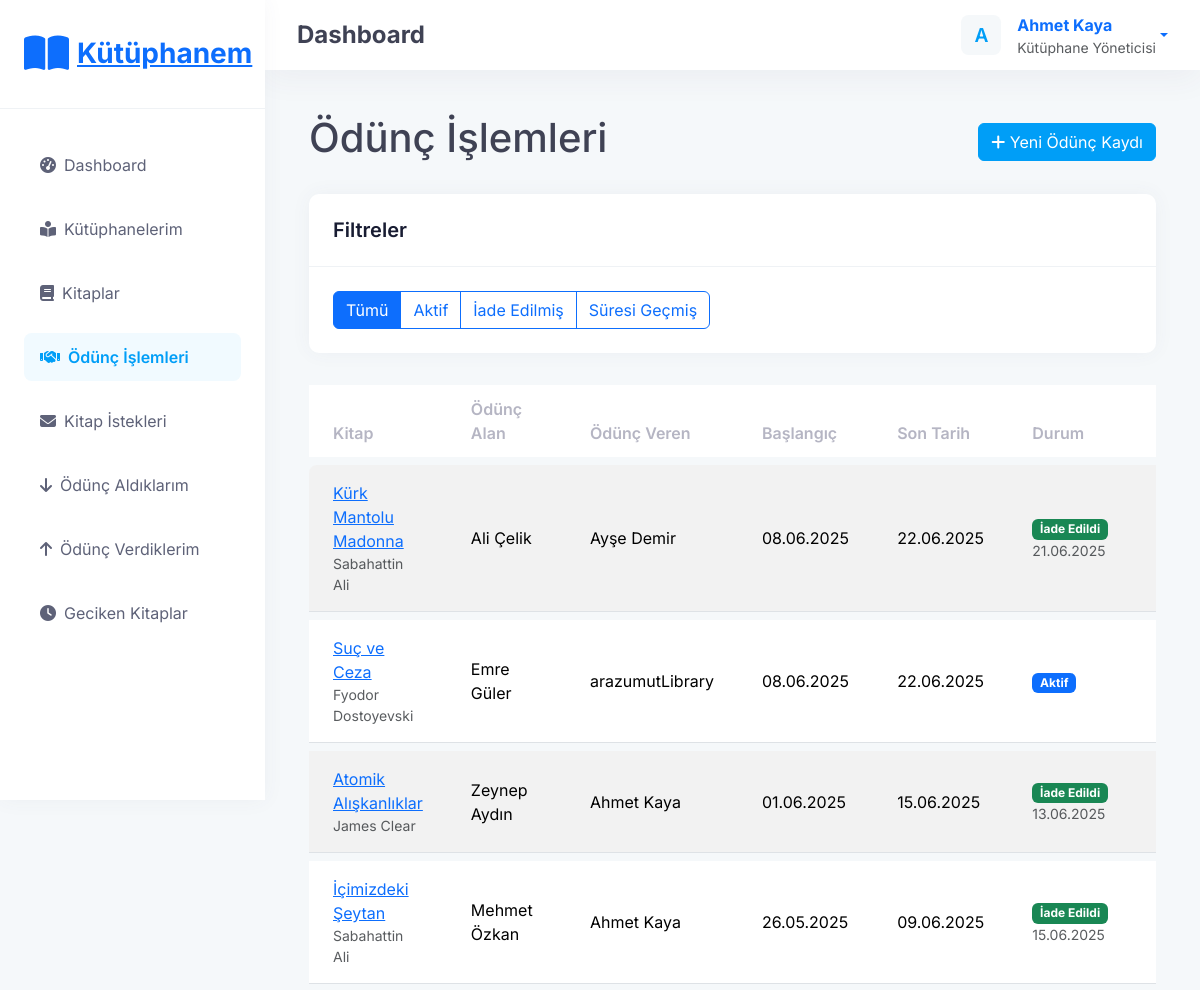
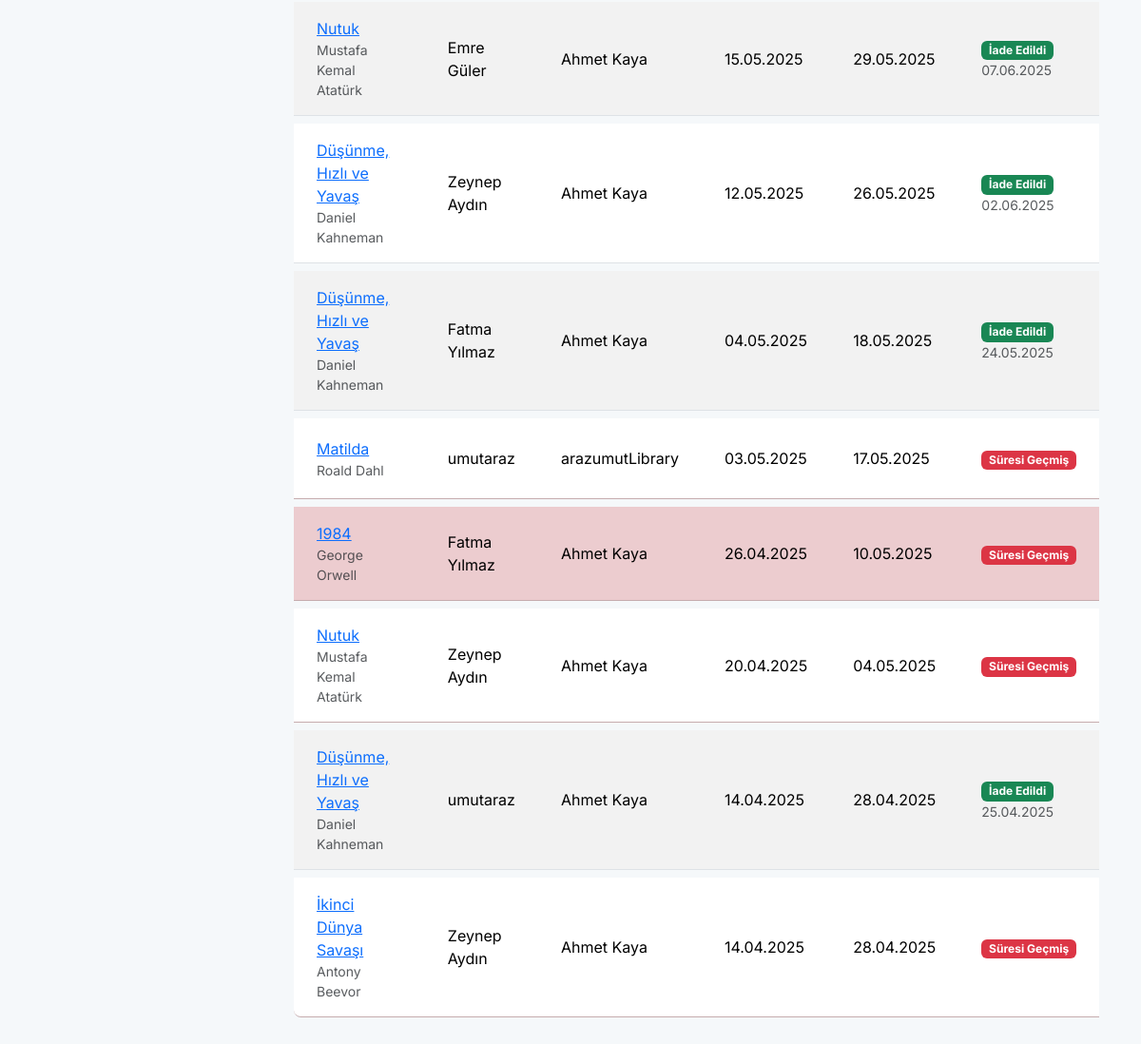
/loans/ (signed in), run on the app's committed database (2 pictures, top to bottom).
### accounts/models.py (models this page shows, shortened)
class CustomUser(AbstractUser):
    SUPER_ADMIN = 'SUPER_ADMIN'
    LIBRARY_ADMIN = 'LIBRARY_ADMIN'
    READER = 'READER'
    USER_TYPE_CHOICES = [
        (SUPER_ADMIN, 'Süper Admin'),
        (LIBRARY_ADMIN, 'Kütüphane Yöneticisi'),
        (READER, 'Okuyucu'),
    ]
    user_type = models.CharField(
        max_length=20,
        choices=USER_TYPE_CHOICES,
        default=READER,
    )

### loans/models.py (models this page shows, shortened)
class Loan(models.Model):
    book = models.ForeignKey(
        Book,
        on_delete=models.CASCADE,
        related_name='loans',
        verbose_name="Kitap"
    )
    borrower = models.ForeignKey(
        settings.AUTH_USER_MODEL,
        on_delete=models.CASCADE,
        related_name='borrowed_books',
        verbose_name="Ödünç Alan"
    )
    lender = models.ForeignKey(
        settings.AUTH_USER_MODEL,
        on_delete=models.CASCADE,
        related_name='lent_books',
        verbose_name="Ödünç Veren"
    )
    start_date = models.DateTimeField(default=timezone.now, verbose_name="Başlangıç Tarihi")
    due_date = models.DateTimeField(verbose_name="Son Tarih")
    returned_date = models.DateTimeField(blank=True, null=True, verbose_name="İade Tarihi")
    notes = models.TextField(blank=True, null=True, verbose_name="Notlar")
    class Meta:
        verbose_name = "Ödünç"
        verbose_name_plural = "Ödünçler"
        ordering = ['-start_date']
    @property
    def is_returned(self):
        return self.returned_date is not None
    @property
    def is_overdue(self):
        if self.is_returned:
            return False
        return timezone.now() > self.due_date

### books/models.py (models this page shows, shortened)
class Book(models.Model):
    title = models.CharField(max_length=255, verbose_name="Kitap Adı")
    author = models.CharField(max_length=255, verbose_name="Yazar")
    isbn = models.CharField(max_length=13, blank=True, null=True, verbose_name="ISBN")
    library = models.ForeignKey(
        Library,
        on_delete=models.CASCADE,
        related_name='books',
        verbose_name="Kütüphane"
    )
    is_available = models.BooleanField(default=True, verbose_name="Uygunluk Durumu")
    cover_image = models.ImageField(upload_to='book_covers/', blank=True, null=True, verbose_name="Kapak Resmi")
    description = models.TextField(blank=True, null=True, verbose_name="Açıklama")
    created_at = models.DateTimeField(auto_now_add=True, verbose_name="Eklenme Tarihi")
    updated_at = models.DateTimeField(auto_now=True, verbose_name="Güncellenme Tarihi")
    class Meta:
        verbose_name = "Kitap"
        verbose_name_plural = "Kitaplar"
        ordering = ['title']

### loans/views.py (the view)
# urls.py: path('', views.loan_list, name='loan_list'),
@login_required
def loan_list(request):
    if not (request.user.is_staff or
            (hasattr(request.user, 'user_type') and request.user.user_type == 'LIBRARY_ADMIN')):
        return redirect('borrowed_books')
    loans = Loan.objects.all()
    status = request.GET.get('status')
    if status == 'active':
        loans = loans.filter(returned_date__isnull=True)
    elif status == 'returned':
        loans = loans.filter(returned_date__isnull=False)
    elif status == 'overdue':
        loans = loans.filter(returned_date__isnull=True, due_date__lt=timezone.now())
    return render(request, 'loans/loan_list.html', {'loans': loans})

### templates/loans/loan_list.html (shortened to what this page needs)
{% extends 'base.html' %}
{% block content %}
<div class="container my-4">
    <div class="d-flex justify-content-between align-items-center mb-4">
        <h1>Ödünç İşlemleri</h1>
        <a href="{% url 'create_loan' %}" class="btn btn-primary">
            <i class="fas fa-plus"></i> Yeni Ödünç Kaydı
        </a>
    </div>
    <div class="card mb-4">
        <div class="card-header">
            <h5 class="card-title mb-0">Filtreler</h5>
        </div>
        <div class="card-body">
            <div class="btn-group" role="group">
                <a href="{% url 'loan_list' %}" class="btn btn-outline-primary {% if not request.GET.status %}active{% endif %}">Tümü</a>
                <a href="{% url 'loan_list' %}?status=active" class="btn btn-outline-primary {% if request.GET.status == 'active' %}active{% endif %}">Aktif</a>
                <a href="{% url 'loan_list' %}?status=returned" class="btn btn-outline-primary {% if request.GET.status == 'returned' %}active{% endif %}">İade Edilmiş</a>
                <a href="{% url 'loan_list' %}?status=overdue" class="btn btn-outline-primary {% if request.GET.status == 'overdue' %}active{% endif %}">Süresi Geçmiş</a>
            </div>
        </div>
    </div>
    {% if loans %}
    <div class="table-responsive">
        <table class="table table-striped table-hover">
            <thead>
                <tr>
                    <th>Kitap</th>
                    <th>Ödünç Alan</th>
                    <th>Ödünç Veren</th>
                    <th>Başlangıç</th>
                    <th>Son Tarih</th>
                    <th>Durum</th>
                </tr>
            </thead>
            <tbody>
                {% for loan in loans %}
                <tr {% if loan.is_overdue %}class="table-danger"{% endif %}>
                    <td>
                        <a href="{% url 'book_detail' loan.book.pk %}">{{ loan.book.title }}</a>
                        <small class="text-muted d-block">{{ loan.book.author }}</small>
                    </td>
                    <td>{{ loan.borrower.get_full_name|default:loan.borrower.username }}</td>
                    <td>{{ loan.lender.get_full_name|default:loan.lender.username }}</td>
                    <td>{{ loan.start_date|date:"d.m.Y" }}</td>
                    <td>{{ loan.due_date|date:"d.m.Y" }}</td>
                    <td>
                        {% if loan.is_returned %}
                        <span class="badge bg-success">İade Edildi</span>
                        <small class="d-block text-muted">{{ loan.returned_date|date:"d.m.Y" }}</small>
                        {% elif loan.is_overdue %}
                        <span class="badge bg-danger">Süresi Geçmiş</span>
                        {% else %}
                        <span class="badge bg-primary">Aktif</span>
                        {% endif %}
                    </td>
                </tr>
                {% endfor %}
            </tbody>
        </table>
    </div>
    {% else %}
    <div class="alert alert-info">
        Henüz ödünç kaydı bulunmamaktadır.
    </div>
    {% endif %}
</div>
{% endblock %}

### templates/base.html (shortened to what this page needs)
<!DOCTYPE html>
<html lang="tr">
<head>
    <link href="https://cdn.jsdelivr.net/npm/bootstrap@5.3.2/dist/css/bootstrap.min.css" rel="stylesheet">
    <link rel="stylesheet" href="https://cdnjs.cloudflare.com/ajax/libs/font-awesome/6.5.1/css/all.min.css">
</head>
<body>
    <div class="app-sidebar">
        <div class="app-sidebar-logo">
            <a href="{% url 'dashboard' %}" class="d-flex align-items-center">
                <span class="fs-1 text-primary me-2"><i class="fas fa-book-open"></i></span>
                <h3 class="mb-0 fw-bold text-primary">Kütüphanem</h3>
            </a>
        </div>
        <div class="app-sidebar-menu">
            <div class="menu-item">
                <a href="{% url 'dashboard' %}" class="menu-link {% if request.path == '/' %}active{% endif %}">
                    <i class="menu-icon fas fa-tachometer-alt"></i>
                    <span>Dashboard</span>
                </a>
            </div>
            <div class="menu-item">
                <a href="{% url 'library_list' %}" class="menu-link {% if '/libraries/' in request.path %}active{% endif %}">
                    <i class="menu-icon fas fa-book-reader"></i>
                    <span>Kütüphanelerim</span>
                </a>
            </div>
            <div class="menu-item">
                <a href="{% url 'book_list' %}" class="menu-link {% if '/books/' in request.path %}active{% endif %}">
                    <i class="menu-icon fas fa-book"></i>
                    <span>Kitaplar</span>
                </a>
            </div>
            <div class="menu-item">
                <a href="{% url 'loan_list' %}" class="menu-link {% if '/loans/' in request.path %}active{% endif %}">
                    <i class="menu-icon fas fa-handshake"></i>
                    <span>Ödünç İşlemleri</span>
                </a>
            </div>
            <div class="menu-item">
                <a href="{% url 'book_request_list' %}" class="menu-link {% if '/books/requests/' in request.path %}active{% endif %}">
                    <i class="menu-icon fas fa-envelope"></i>
                    <span>Kitap İstekleri</span>
                </a>
            </div>
            <div class="menu-item">
                <a href="{% url 'borrowed_books' %}" class="menu-link {% if '/loans/borrowed/' in request.path %}active{% endif %}">
                    <i class="menu-icon fas fa-arrow-down"></i>
                    <span>Ödünç Aldıklarım</span>
                </a>
            </div>
            <div class="menu-item">
                <a href="{% url 'lent_books' %}" class="menu-link {% if '/loans/lent/' in request.path %}active{% endif %}">
                    <i class="menu-icon fas fa-arrow-up"></i>
                    <span>Ödünç Verdiklerim</span>
                </a>
            </div>
            <div class="menu-item">
                <a href="{% url 'overdue_books' %}" class="menu-link {% if '/loans/overdue/' in request.path %}active{% endif %}">
                    <i class="menu-icon fas fa-clock"></i>
                    <span>Geciken Kitaplar</span>
                </a>
            </div>
        </div>
    </div>
    <div class="app-header">
        <div class="d-flex align-items-center">
            <h4 class="mb-0 fw-bold">{% block header_title %}Dashboard{% endblock %}</h4>
        </div>
        <div class="d-flex align-items-center">
            {% if user.is_authenticated %}
                <div class="dropdown">
                    <a href="#" class="d-flex align-items-center text-decoration-none dropdown-toggle" id="userDropdown" data-bs-toggle="dropdown" aria-expanded="false">
                        <div class="symbol me-3">
                            <div class="symbol-label">{{ user.username|first|upper }}</div>
                        </div>
                        <div>
                            <span class="fw-bold">{{ user.get_full_name|default:user.username }}</span>
                            <div class="text-muted small">{{ user.get_user_type_display }}</div>
                        </div>
                    </a>
                </div>
            {% else %}
                <a href="{% url 'login' %}" class="btn btn-sm btn-primary me-2">Giriş Yap</a>
                <a href="{% url 'register' %}" class="btn btn-sm btn-light-primary">Kayıt Ol</a>
            {% endif %}
        </div>
    </div>
    <div class="app-content">
        {% block content %}{% endblock %}
    </div>
</body>
</html>

### templates/base.html (style rules this page uses)
:root { --primary-color: #009ef7; --secondary-color: #f1faff; --dark-color: #181c32; --light-color: #f9f9f9; --success-color: #50cd89; --warning-color: #ffc700; --danger-color: #f1416c; --info-color: #7239ea; }
body { font-family: 'Inter', sans-serif; background-color: #f5f8fa; color: #3f4254; }
.app-sidebar { background-color: #ffffff; box-shadow: 0 0 20px 0 rgba(76, 87, 125, 0.05); height: 100vh; position: fixed; width: 265px; z-index: 100; }
.app-sidebar-logo { display: flex; align-items: center; justify-content: space-between; padding: 1.5rem; border-bottom: 1px solid #eff2f5; }
.app-sidebar-menu { padding: 1.5rem 0; }
.menu-item { padding: 0.5rem 1.5rem; }
.menu-link { display: flex; align-items: center; padding: 0.75rem 1rem; color: #5e6278; border-radius: 0.475rem; transition: color 0.2s ease; text-decoration: none; }
.menu-link.active { background-color: var(--secondary-color); color: var(--primary-color); font-weight: 600; }
.menu-icon { margin-right: 0.5rem; color: inherit; }
.app-header { background-color: #ffffff; box-shadow: 0 10px 30px 0 rgba(82, 63, 105, 0.05); height: 70px; position: fixed; top: 0; right: 0; left: 265px; z-index: 99; display: flex; align-items: center; padding: 0 2rem; justify-content: space-between; }
.app-content { margin-left: 265px; padding: 90px 2rem 2rem; }
.card { box-shadow: 0 0 20px 0 rgba(76, 87, 125, 0.05); border: 0; border-radius: 0.625rem; margin-bottom: 1.5rem; }
.card-header { background-color: transparent; border-bottom: 1px solid #eff2f5; padding: 1.5rem; }
.card-title { font-weight: 600; color: var(--dark-color); margin-bottom: 0; }
.card-body { padding: 1.5rem; }
.btn-primary { background-color: var(--primary-color); border-color: var(--primary-color); }
.table { border-collapse: separate; border-spacing: 0 0.5rem; }
.table thead th { font-weight: 600; color: #b5b5c3; border-bottom: 0; padding: 0.75rem 1.5rem; }
.table tbody td { padding: 1rem 1.5rem; vertical-align: middle; border-top: 0; background-color: #ffffff; }
.table tbody tr:first-child td:first-child { border-top-left-radius: 0.475rem; }
.table tbody tr:last-child td:first-child { border-bottom-left-radius: 0.475rem; }
.symbol { display: inline-flex; align-items: center; justify-content: center; border-radius: 0.475rem; width: 40px; height: 40px; background-color: #f5f8fa; color: var(--primary-color); font-weight: 600; }
.symbol-label { font-size: 1.2rem; }

### data on the page
CustomUser: username|first "A", get_full_name "Ahmet Kaya", user_type "Kütüphane Yöneticisi"
Loan: book "Kürk Mantolu Madonna", book.author "Sabahattin Ali", borrower.get_full_name "Ali Çelik", lender.get_full_name "Ayşe Demir", start_date "08.06.2025", due_date "22.06.2025", returned_date "21.06.2025"
Loan: book "Suç ve Ceza", book.author "Fyodor Dostoyevski", borrower.get_full_name "Emre Güler", lender.get_full_name "arazumutLibrary", start_date "08.06.2025", due_date "22.06.2025", shows "Aktif"
Loan: book "Atomik Alışkanlıklar", book.author "James Clear", borrower.get_full_name "Zeynep Aydın", lender.get_full_name "Ahmet Kaya", start_date "01.06.2025", due_date "15.06.2025", returned_date "13.06.2025"
Loan: book "İçimizdeki Şeytan", book.author "Sabahattin Ali", borrower.get_full_name "Mehmet Özkan", lender.get_full_name "Ahmet Kaya", start_date "26.05.2025", due_date "09.06.2025", returned_date "15.06.2025"
Loan: book "Nutuk", book.author "Mustafa Kemal Atatürk", borrower.get_full_name "Emre Güler", lender.get_full_name "Ahmet Kaya", start_date "15.05.2025", due_date "29.05.2025", returned_date "07.06.2025"
Loan: book "Düşünme, Hızlı ve Yavaş", book.author "Daniel Kahneman", borrower.get_full_name "Zeynep Aydın", lender.get_full_name "Ahmet Kaya", start_date "12.05.2025", due_date "26.05.2025", returned_date "02.06.2025"
Loan: book "Düşünme, Hızlı ve Yavaş", book.author "Daniel Kahneman", borrower.get_full_name "Fatma Yılmaz", lender.get_full_name "Ahmet Kaya", start_date "04.05.2025", due_date "18.05.2025", returned_date "24.05.2025"
Loan: book "Matilda", book.author "Roald Dahl", borrower.get_full_name "umutaraz", lender.get_full_name "arazumutLibrary", start_date "03.05.2025", due_date "17.05.2025", shows "Süresi Geçmiş"
Loan: book "1984", book.author "George Orwell", borrower.get_full_name "Fatma Yılmaz", lender.get_full_name "Ahmet Kaya", start_date "26.04.2025", due_date "10.05.2025", shows "Süresi Geçmiş"
Loan: book "Nutuk", book.author "Mustafa Kemal Atatürk", borrower.get_full_name "Zeynep Aydın", lender.get_full_name "Ahmet Kaya", start_date "20.04.2025", due_date "04.05.2025", shows "Süresi Geçmiş"
Loan: book "Düşünme, Hızlı ve Yavaş", book.author "Daniel Kahneman", borrower.get_full_name "umutaraz", lender.get_full_name "Ahmet Kaya", start_date "14.04.2025", due_date "28.04.2025", returned_date "25.04.2025"
Loan: book "İkinci Dünya Savaşı", book.author "Antony Beevor", borrower.get_full_name "Zeynep Aydın", lender.get_full_name "Ahmet Kaya", start_date "14.04.2025", due_date "28.04.2025", shows "Süresi Geçmiş"
